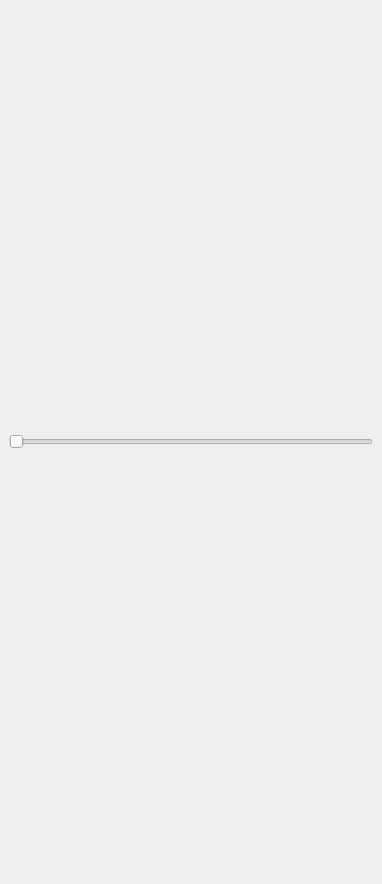
<?xml version="1.0" encoding="UTF-8"?>
<ui version="4.0">
 <class>Controler</class>
 <widget class="QDockWidget" name="Controler">
  <property name="enabled">
   <bool>true</bool>
  </property>
  <property name="geometry">
   <rect>
    <x>0</x>
    <y>0</y>
    <width>382</width>
    <height>884</height>
   </rect>
  </property>
  <property name="sizePolicy">
   <sizepolicy hsizetype="Ignored" vsizetype="Ignored">
    <horstretch>0</horstretch>
    <verstretch>0</verstretch>
   </sizepolicy>
  </property>
  <property name="minimumSize">
   <size>
    <width>99</width>
    <height>30</height>
   </size>
  </property>
  <property name="font">
   <font>
    <pointsize>12</pointsize>
   </font>
  </property>
  <property name="allowedAreas">
   <set>Qt::LeftDockWidgetArea</set>
  </property>
  <property name="windowTitle">
   <string>控制视窗</string>
  </property>
  <widget class="QWidget" name="dockWidgetContents">
   <property name="sizePolicy">
    <sizepolicy hsizetype="Ignored" vsizetype="Ignored">
     <horstretch>0</horstretch>
     <verstretch>0</verstretch>
    </sizepolicy>
   </property>
   <property name="minimumSize">
    <size>
     <width>0</width>
     <height>0</height>
    </size>
   </property>
   <layout class="QGridLayout" name="gridLayout">
    <item row="0" column="0">
     <widget class="QSlider" name="horizontalSlider">
      <property name="orientation">
       <enum>Qt::Horizontal</enum>
      </property>
     </widget>
    </item>
   </layout>
  </widget>
 </widget>
 <resources/>
 <connections/>
</ui>
